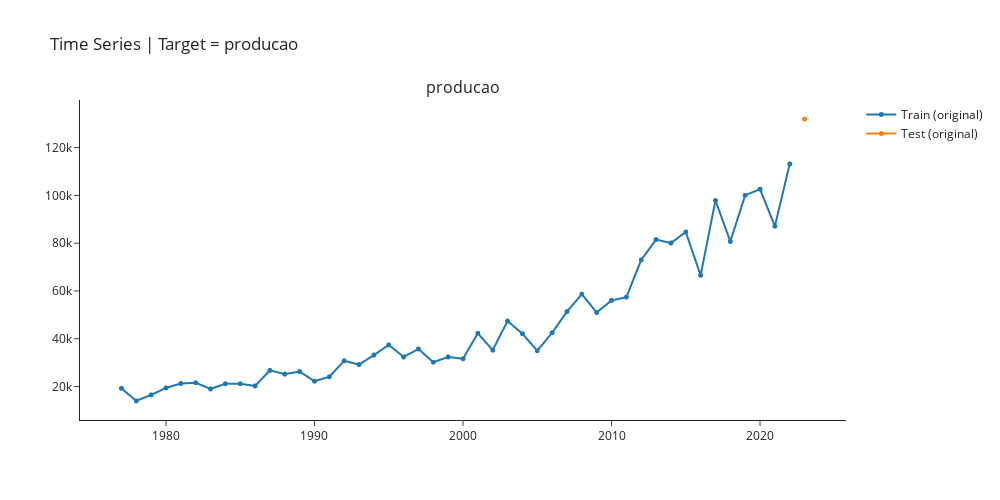

Notebook code cell kept with this figure:
### Markdown cell above
## Checking Train-Test Split

### Code cell
exp.plot_model(plot="train_test_split",fig_kwargs = {"height":500,"width":1000,"template": "simple_white","hoverinfo":"none","big_data_threshold":50})

### Figure 1 — Plotly figure (JSON) as saved in the notebook; plotly's stock layout.template omitted (floating-point values rounded to 4 significant figures)
{"data": [{"hoverinfo": "none", "line": {"width": 2}, "marker": {"size": 5}, "mode": "lines+markers", "name": "Train (original)", "type": "scattergl", "x": [1977, 1978, 1979, 1980, 1981, 1982, 1983, 1984, 1985, 1986, 1987, 1988, 1989, 1990, 1991, 1992, 1993, 1994, 1995, 1996, 1997, 1998, 1999, 2000, 2001, 2002, 2003, 2004, 2005, 2006, 2007, 2008, 2009, 2010, 2011, 2012, 2013, 2014, 2015, 2016, 2017, 2018, 2019, 2020, 2021, 2022, 2023], "xaxis": "x", "y": [19256, 14017, 16514, 19435, 21284, 21605, 19015, 21178, 21175, 20265, 26759, 25224, 26268, 22258, 24100.0, 30770.0, 29210.0, 33170.0, 37440.0, 32400.0, 35720.0, 30190.0, 32390.0, 31640.0, 42290.0, 35270.0, 47410.0, 42130.0, 35010.0, 42510.0, 51370.0, 58650.0, 51000.0, 56020.0, 57410.0, 72980.0, 81510.0, 80050.0, 84670.0, 66530.0, 97840.0, 80710.0, 100000.0, 102600.0, 87100.0, 113100.0, null], "yaxis": "y"}, {"hoverinfo": "none", "line": {"width": 2}, "marker": {"size": 5}, "mode": "lines+markers", "name": "Test (original)", "type": "scattergl", "x": [1977, 1978, 1979, 1980, 1981, 1982, 1983, 1984, 1985, 1986, 1987, 1988, 1989, 1990, 1991, 1992, 1993, 1994, 1995, 1996, 1997, 1998, 1999, 2000, 2001, 2002, 2003, 2004, 2005, 2006, 2007, 2008, 2009, 2010, 2011, 2012, 2013, 2014, 2015, 2016, 2017, 2018, 2019, 2020, 2021, 2022, 2023], "xaxis": "x", "y": [null, null, null, null, null, null, null, null, null, null, null, null, null, null, null, null, null, null, null, null, null, null, null, null, null, null, null, null, null, null, null, null, null, null, null, null, null, null, null, null, null, null, null, null, null, null, 131900.0], "yaxis": "y"}], "layout": {"annotations": [{"font": {"size": 16}, "showarrow": false, "text": "producao", "x": 0.5, "xanchor": "center", "xref": "paper", "y": 1, "yanchor": "bottom", "yref": "paper"}], "autosize": false, "height": 500, "showlegend": true, "title": {"text": "Time Series | Target = producao"}, "width": 1000, "xaxis": {"anchor": "y", "domain": [0, 1]}, "yaxis": {"anchor": "x", "domain": [0, 1]}}}
